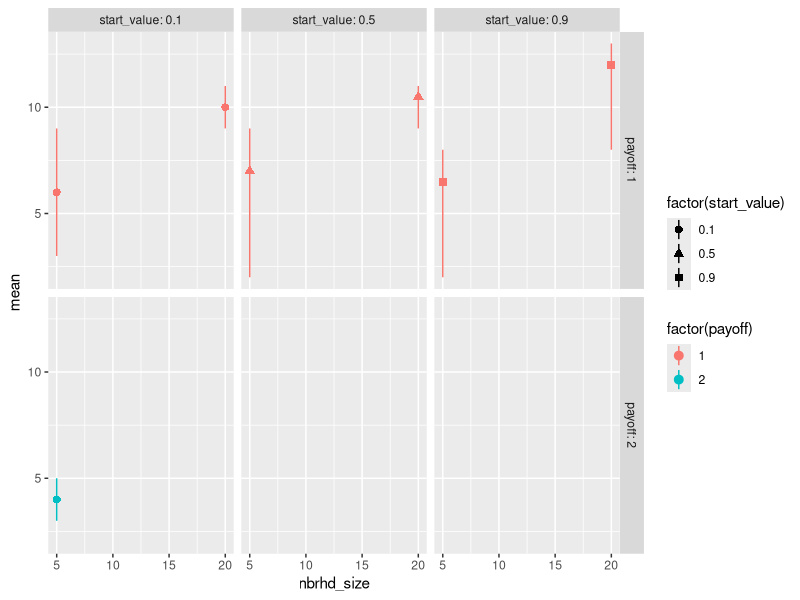

Recreate this plot in R.

dd <- read.table(header=TRUE,text="
payoff start_value   nbrhd_size  mean  lwr upr
1      0.1           5           6     3   9
1      0.5           5           7     2   9
1      0.9           5           6.5   2   8
1      0.1           20          10    9   11
1      0.5           20          10.5  9   11
1      0.9           20          12    8   13
2      0.1           5           4     3   5
")

library(ggplot2)
ggplot(dd,aes(nbrhd_size,mean,
              colour=factor(payoff),
              shape=factor(start_value)))+
    geom_pointrange(aes(ymin=lwr,ymax=upr))+
    facet_grid(payoff~start_value,labeller=label_both)
